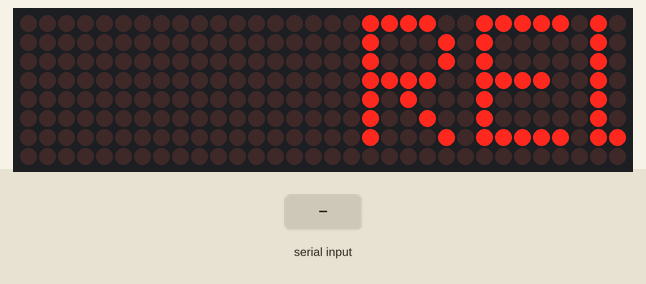
Simulated run of this sketch. Board: Arduino Uno, built for the host (arithmetic inside an expression is 32-bit, double 64-bit). Shown: 32×8 LED matrix. The inputs (shaded band) are chosen by the test bench.

Above: at 0.45 s.
At 1.2 s:
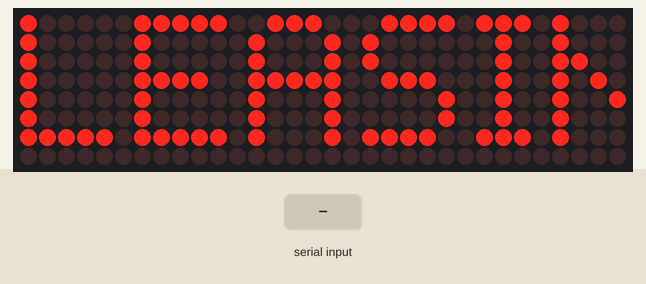
1.3 s: "1\n" received over Serial
At 1.95 s:
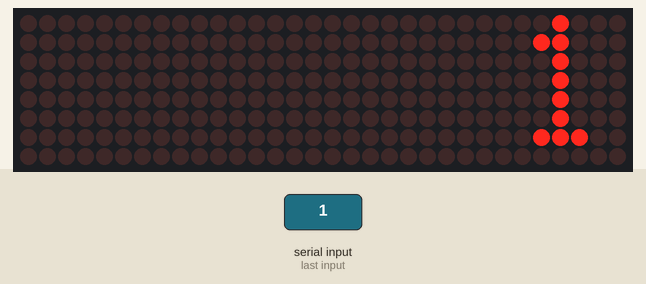
Timing chart, 0 to 4.3 s (numbered marks = the images above; inputs shaded):
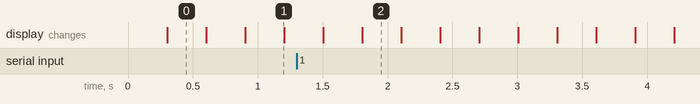

The sketch:

led_matrix_scrolling_text.ino
```cpp
#include <MD_Parola.h>
#include <MD_MAX72xx.h>
#include <SPI.h>

#define HARDWARE_TYPE MD_MAX72XX::FC16_HW
#define MAX_DEVICES 4

#define CLK_PIN   5
#define DATA_PIN  7
#define CS_PIN    6

#define PAUSE_TIME    500
#define SCROLL_SPEED  20

String message = "RELEASING, DO NOT DISTURB";

MD_Parola P = MD_Parola(HARDWARE_TYPE, DATA_PIN, CLK_PIN, CS_PIN, MAX_DEVICES);

void setup(void)
{
  Serial.begin(9600);
  P.begin();
  P.setIntensity(13);
}

void loop(void)
{
  while (Serial.available() > 0){
    message = Serial.readStringUntil ('\n');
  }
  if (P.displayAnimate())
  {
    char ar[]={};
    message.toCharArray(ar, message.length()+1 );
    P.displayScroll(ar, PA_RIGHT, PA_SCROLL_LEFT , SCROLL_SPEED);
  }
}
```

Measured:
- after the input at 1.3 s, the display: first differs from a run without the input after 0.50 s (image 2)
